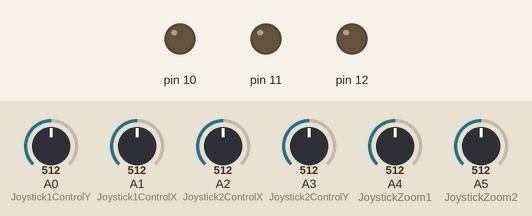
This sketch was run on a simulated Arduino Uno, built with avr-gcc and run on an emulated ATmega328P. On the bench: output pins drawn as LEDs (lit = HIGH). Inputs (shaded band) come from the test bench; at power-on: A0 (Joystick1ControlY) = 512, A3 (Joystick2ControlY) = 512, A1 (Joystick1ControlX) = 512, A2 (Joystick2ControlX) = 512, A4 (JoystickZoom1) = 512, A5 (JoystickZoom2) = 512. What the sketch prints to the serial monitor is not drawn.

Above: at 1.2 s.
1.3 s: A0 (Joystick1ControlY) set to 377
At 2.5 s:
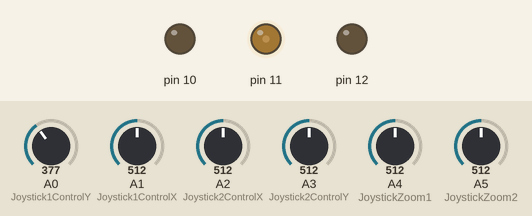
2.8 s: A0 (Joystick1ControlY) set to 306
At 3.2 s:
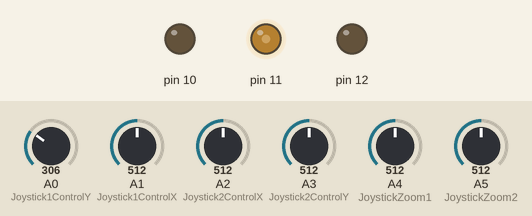
4.3 s: A3 (Joystick2ControlY) set to 525
5.8 s: A3 (Joystick2ControlY) set to 548
At 6.5 s:
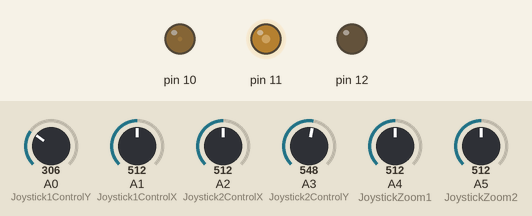
Timing chart, 0 to 8.3 s (numbered marks = the images above; inputs shaded):
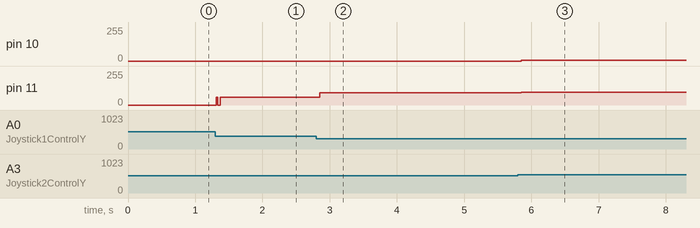

Measured:
- after the input at 1.3 s, pin 11: 0/255 → 57/255 at once
- after the input at 2.8 s, pin 11: 57/255 → 93/255 after 0.05 s
- after the input at 4.3 s, every drawn part: stays the same
- after the input at 5.8 s, pin 10: 0/255 → 7/255 after 0.05 s; pin 11: 93/255 → 94/255 after 0.05 s

The sketch:

sketch_dec23a.ino
```cpp
#define Joystick1ControlX 1 //joystick stanga
#define Joystick1ControlY 0
#define Joystick2ControlX 2 //joystick dreapta
#define Joystick2ControlY 3
#define JoystickZoom1 4
#define JoystickZoom2 5
#define keyboard_debounce 75  //cat de des citim tastatura; o data la 75ms

typedef struct {
  byte zoom_in_fast;
  byte zoom_in_slow;
  byte zoom_out_fast;
  byte zoom_out_slow;
} ZOOM;

//z_in_slow_fast__z_out_slow_fast
ZOOM Z1 = {41, 38, 39, 40};  // Z1 = balcon
ZOOM Z2 = {36, 37, 35, 34};  // Z2 = mijloc sala mare
ZOOM Z3 = {99, 99, 99, 99};

typedef struct {
  byte speed_pin;
  byte direction_up;
  byte direction_down;
  byte direction_left;
  byte direction_right;
  ZOOM zoom_selectat;
} MOTOR;

      //viteza, st, dr, sus, jos
MOTOR M3 = {11, 52, 53, 51, 50, Z3}; // M3 = cor
MOTOR M1 = {10, 46, 47, 48, 49, Z1}; // M1 = balcon
MOTOR M2 = {12, 42, 43, 44, 45, Z2}; // M2 = mijloc
MOTOR M4 = {101, 99, 99, 99, 99};

typedef struct {
  byte t1;  //tasta1
  byte t2;  //tasta2
  byte t3;  //tasta3
  byte t4;  //tasta4
  MOTOR selectat;
  byte led1; //led conectat la pin-ul asta echivalent apasarii tastei 1
  byte led2;
  byte led3;
  byte led4;
} TASTATURA;

        //tasta 1, 2,  3,  4,motor,led,led,led,led,zoom
TASTATURA T = {28, 26, 22, 24, M1, 99, 99, 99, 99};  //valorile default cu care pornim - motor amvon + balcon
TASTATURA T2= {27, 23, 29, 25, M2, 99, 99, 99, 99};

void setup() {
  //pinMode(M1.speed_pin, OUTPUT); //teoretic nu avem nevoie, ar trebui sa fie pin PWM
  pinMode(Z1.zoom_in_fast, OUTPUT);
  pinMode(Z1.zoom_in_slow, OUTPUT);
  pinMode(Z1.zoom_out_fast, OUTPUT);
  pinMode(Z1.zoom_out_slow, OUTPUT);
  pinMode(Z2.zoom_in_fast, OUTPUT);
  pinMode(Z2.zoom_in_slow, OUTPUT);
  pinMode(Z2.zoom_out_fast, OUTPUT);
  pinMode(Z2.zoom_out_slow, OUTPUT);
  pinMode(M1.direction_up, OUTPUT);
  pinMode(M1.direction_down, OUTPUT);
  pinMode(M1.direction_left, OUTPUT);
  pinMode(M1.direction_right, OUTPUT);
  pinMode(M2.direction_up, OUTPUT);
  pinMode(M2.direction_down, OUTPUT);
  pinMode(M2.direction_left, OUTPUT);
  pinMode(M2.direction_right, OUTPUT);
  pinMode(M3.direction_up, OUTPUT);
  pinMode(M3.direction_down, OUTPUT);
  pinMode(M3.direction_left, OUTPUT);
  pinMode(M3.direction_right, OUTPUT);
  pinMode(T.t1, INPUT_PULLUP);  //rezistor intern actioneaza ca pull-up ca sa putem conecta pin-ul common de la tastatura la GND in loc de VCC
  pinMode(T.t2, INPUT_PULLUP);
  pinMode(T.t3, INPUT_PULLUP);
  pinMode(T.t4, INPUT_PULLUP);
  pinMode(T2.t1, INPUT_PULLUP);  //rezistor intern actioneaza ca pull-up ca sa putem conecta pin-ul common de la tastatura la GND in loc de VCC
  pinMode(T2.t2, INPUT_PULLUP);
  pinMode(T2.t3, INPUT_PULLUP);
  pinMode(T2.t4, INPUT_PULLUP);
  pinMode(T.led1, OUTPUT);
  pinMode(T.led2, OUTPUT);
  pinMode(T.led3, OUTPUT);
  pinMode(T.led4, OUTPUT);
  pinMode(T2.led1, OUTPUT);
  pinMode(T2.led2, OUTPUT);
  pinMode(T2.led3, OUTPUT);
  pinMode(T2.led4, OUTPUT);
  Serial.begin(9600);
}

unsigned long startTime = 0;

bool operator==(MOTOR &M1, MOTOR &M2)  //definim operatorul '==' pt structura MOTOR ca sa putem compara daca avem deja selectat un motor pe o tastatura
{
    if (M1.speed_pin == M2.speed_pin) {
      return true;
    }
    return false;
}

void loop() {
  int X, Y, Z;
/*
  if ( (millis() - startTime) > keyboard_debounce ) {  //millis face rollover o data la ~49 de zile, deci (millis-startTime)>0 tot timpul
    M1 = T.selectat;
    M2 = T2.selectat;
    read_key(T);
    read_key(T2);
    if (T.selectat == T2.selectat) { //sa avem intotdeauna taste diferite selectate ca sa nu controlam acelasi motor de la 2 joystick-uri
      T.selectat = M2;  //emulam switch asincron   --------------->>>>> de verificat daca nu se switchuie intre ele aiurea
      T2.selectat = M1;
    }
    startTime = millis();
  } */

  read_key(T);
  read_key(T2);
  if (T.selectat == T2.selectat) { //hack ca sa evitam sa facem zoom in acelasi timp de la 2 joystick-uri.
      T2.selectat.zoom_selectat = {};
    }  //TODO: switch asincron sa nu controlam acelasi motoar+zoom in acealasi timp de la 2 joystick-uri diferite.

  X = analogRead(Joystick1ControlX);
  Y = analogRead(Joystick1ControlY);
  Z = analogRead(JoystickZoom1);
  //Serial.println(X);
  //Serial.println(Y);
  //Serial.println(Z);
  muta_motor_joystick1(X, Y, T.selectat, Z);
  X = analogRead(Joystick2ControlX);
  Y = analogRead(Joystick2ControlY);
  Z = analogRead(JoystickZoom2);
  muta_motor_joystick2(X, Y, T2.selectat, Z);
  //Serial.println(X);
  //Serial.println(Y);
  //Serial.println(Z);
}

void muta_motor_joystick1(int X1, int Y1, MOTOR M, int Z) {

  do_zoom_joystick1(Z, M.zoom_selectat);

  if (X1 > 535) {  //dreapta - axa X  //citim intre 487 < X < 535 sa eliminam eroarea joystick-ului in punctul 511 (1023/2)
    motor(M.speed_pin, M.direction_up, M.direction_down, 2, X1, true);
  }

  else if (X1 < 487) { //stanga
    motor(M.speed_pin, M.direction_up, M.direction_down, 1, X1, false);
  }

  else { //cand revine joystick-ul la 0 pe axa stanga/dreapta
    motor(M.speed_pin, M.direction_up, M.direction_down, 3, X1, false);
  }

  if (Y1 < 487) {  //sus - axa Y
    motor(M.speed_pin, M.direction_right, M.direction_left, 2, Y1, false);
  }

  else if (Y1 > 535) { //jos
    motor(M.speed_pin, M.direction_right, M.direction_left, 1, Y1, true);
  }

  else { //cand revine joystick-ul la 0 pe axa sus/jos
    motor(M.speed_pin, M.direction_right, M.direction_left, 3, Y1, false);
  }
  return;
}

void muta_motor_joystick2(int X1, int Y1, MOTOR M, int Z) {

  do_zoom_joystick2(Z, M.zoom_selectat);

  if (X1 > 535) {  //sus  //citim intre 487 < X < 535 sa eliminam eroarea joystick-ului in punctul 511 (1023/2)
    motor(M.speed_pin, M.direction_left, M.direction_right, 1, X1, true);
  }

  else if (X1 < 475) { //jos
    motor(M.speed_pin, M.direction_left, M.direction_right, 2, X1, false);

  }

  else { //cand revine joystick-ul la 0 pe axa stanga/dreapta
    motor(M.speed_pin, M.direction_left, M.direction_right, 3, X1, false);
  }

  if (Y1 < 487) {  //stanga
    motor(M.speed_pin, M.direction_up, M.direction_down, 1, Y1, false);
  }

  else if (Y1 > 535) { //dreapta
    motor(M.speed_pin, M.direction_up, M.direction_down, 2, Y1, true);
  }

  else { //cand revine joystick-ul la 0 pe axa sus/jos
    motor(M.speed_pin, M.direction_up, M.direction_down, 3, Y1, false);
  }
  return;
}

void motor(byte pwm_port, byte direction_port1, byte direction_port2, byte dir, int spd, bool is_inverted) {
  switch (dir) {
    case 1: //left or up (dat de parametrul byte dir)
      //calculam viteza cu care mergem
      if (is_inverted) {
        analogWrite(pwm_port, map(spd, 536, 1023, 0, 255));
        //Serial.println(map(spd, 536, 1023, 0, 255));
      }
      else {
        analogWrite(pwm_port, map(spd, 486, 0, 0, 255));
        //Serial.println(map(spd, 486, 0, 0, 255));
      }

      //
      digitalWrite(direction_port1, HIGH);
      digitalWrite(direction_port2, LOW);
      break;

    case 2: //right or down
      if (is_inverted) {
        analogWrite(pwm_port, map(spd, 536, 1023, 0, 255));
        //Serial.println(map(spd, 536, 1023, 0, 255));
      }
      else {
        analogWrite(pwm_port, map(spd, 486, 0, 0, 255));
        //Serial.println(map(spd, 486, 0, 0, 255));
      }

      //
      digitalWrite(direction_port1, LOW);
      digitalWrite(direction_port2, HIGH);
      break;

    case 3: //oprim motorul pe directia data
      analogWrite(pwm_port, 0);

      //
      digitalWrite(direction_port1, HIGH);
      digitalWrite(direction_port2, HIGH);
      break;
  }
}

void _stop_motor_complet(TASTATURA &tst) {
  digitalWrite(tst.selectat.direction_up, HIGH);
  digitalWrite(tst.selectat.direction_down, HIGH);
  digitalWrite(tst.selectat.direction_left, HIGH);
  digitalWrite(tst.selectat.direction_right, HIGH);
}

void read_key(TASTATURA &tst) {
    if (digitalRead(tst.t1) == LOW){
      _stop_motor_complet(tst);
      tst.selectat = M1;
      //Serial.println("apasat: 1");
      //digitalWrite(tst.led1, HIGH);   //-->>> de schimbat cu shiftare pe biti, mult mai rapid
      return;
    }

    if (digitalRead(tst.t2) == LOW){
      _stop_motor_complet(tst);
      tst.selectat = M2;
      //Serial.println("apasat: 2");
      //digitalWrite(tst.led2, HIGH);  //---->>>> ce aprindem trebuie sa si inchidem...
      return;
    }

    if (digitalRead(tst.t3) == LOW){
      _stop_motor_complet(tst);
      tst.selectat = M3;
      //Serial.println("apasat: 3");
      //digitalWrite(tst.led3, HIGH);
      return;
    }

    if (digitalRead(tst.t4) == LOW){
      _stop_motor_complet(tst);
      tst.selectat = M4;
      //Serial.println("apasat: 4");
      //digitalWrite(tst.led4, HIGH);
      return;
    }
}

void do_zoom_joystick1(int val_joystick, ZOOM zoom_selectat) {
  Serial.println(val_joystick);
  if (val_joystick > 387 && val_joystick < 635) {
    digitalWrite(zoom_selectat.zoom_out_slow, LOW);
    digitalWrite(zoom_selectat.zoom_in_slow, LOW);
    digitalWrite(zoom_selectat.zoom_in_fast, LOW);
    digitalWrite(zoom_selectat.zoom_out_fast, LOW);
    return;
  }

  if (val_joystick > 635 && val_joystick < 980) {
    digitalWrite(zoom_selectat.zoom_out_slow, HIGH);
    digitalWrite(zoom_selectat.zoom_in_slow, LOW);
    digitalWrite(zoom_selectat.zoom_in_fast, LOW);
    digitalWrite(zoom_selectat.zoom_out_fast, LOW);
    return;
  }

  if (val_joystick > 980) {
    digitalWrite(zoom_selectat.zoom_out_fast, HIGH);
    digitalWrite(zoom_selectat.zoom_in_slow, LOW);
    digitalWrite(zoom_selectat.zoom_in_fast, LOW);
    digitalWrite(zoom_selectat.zoom_out_slow, LOW);
    return;
  }

  if (val_joystick < 387 && val_joystick > 5) {
    digitalWrite(zoom_selectat.zoom_in_slow, HIGH);
    digitalWrite(zoom_selectat.zoom_in_fast, LOW);
    digitalWrite(zoom_selectat.zoom_out_fast, LOW);
    digitalWrite(zoom_selectat.zoom_out_slow, LOW);
    return;
  }

  if (val_joystick < 5) {
    digitalWrite(zoom_selectat.zoom_in_fast, HIGH);
    digitalWrite(zoom_selectat.zoom_in_slow, LOW);
    digitalWrite(zoom_selectat.zoom_out_fast, LOW);
    digitalWrite(zoom_selectat.zoom_out_slow, LOW);
    return;
  }
  return;
}

void do_zoom_joystick2(int val_joystick, ZOOM zoom_selectat) {
  if (val_joystick > 387 && val_joystick < 635) {
    digitalWrite(zoom_selectat.zoom_out_slow, LOW);
    digitalWrite(zoom_selectat.zoom_in_slow, LOW);
    digitalWrite(zoom_selectat.zoom_in_fast, LOW);
    digitalWrite(zoom_selectat.zoom_out_fast, LOW);
    return;
  }

  if (val_joystick > 635 && val_joystick < 1015) {
    digitalWrite(zoom_selectat.zoom_out_slow, HIGH);
    digitalWrite(zoom_selectat.zoom_in_slow, LOW);
    digitalWrite(zoom_selectat.zoom_in_fast, LOW);
    digitalWrite(zoom_selectat.zoom_out_fast, LOW);
    return;
  }

  if (val_joystick > 1015) {
    digitalWrite(zoom_selectat.zoom_out_fast, HIGH);
    digitalWrite(zoom_selectat.zoom_in_slow, LOW);
    digitalWrite(zoom_selectat.zoom_in_fast, LOW);
    digitalWrite(zoom_selectat.zoom_out_slow, LOW);
    return;
  }

  if (val_joystick < 387 && val_joystick > 5) {
    digitalWrite(zoom_selectat.zoom_in_slow, HIGH);
    digitalWrite(zoom_selectat.zoom_in_fast, LOW);
    digitalWrite(zoom_selectat.zoom_out_fast, LOW);
    digitalWrite(zoom_selectat.zoom_out_slow, LOW);
    return;
  }

  if (val_joystick < 5) {
    digitalWrite(zoom_selectat.zoom_in_fast, HIGH);
    digitalWrite(zoom_selectat.zoom_in_slow, LOW);
    digitalWrite(zoom_selectat.zoom_out_fast, LOW);
    digitalWrite(zoom_selectat.zoom_out_slow, LOW);
    return;
  }
  return;
}
```
